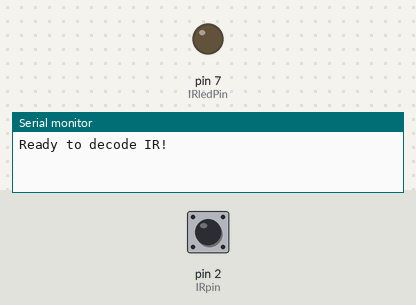
Simulated run of this sketch. Board: Arduino Uno, built with avr-gcc and run on an emulated ATmega328P. Parts: output pins drawn as LEDs (lit = HIGH), the last lines printed to the serial monitor. Inputs (shaded band) come from the test bench; at power-on: pin 2 (IRpin) HIGH.

Above: at 1.2 s.
1.3 s: pin 2 (IRpin) pulsed LOW 2 times (0.12 s each, 0.3 s apart)
At 2.88 s:
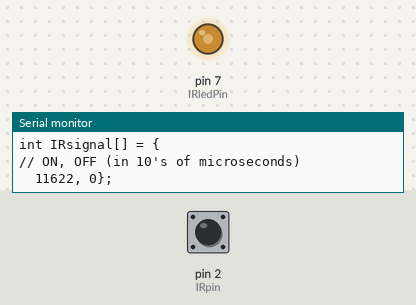
At 5.81 s:
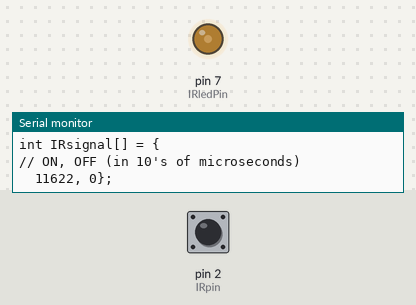
Timing chart, 0 to 10.2 s (numbered marks = the images above; inputs shaded):
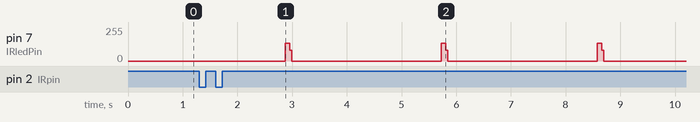

The sketch:

IR_-_Recored_and_Send_-_all_remotes.ino
```cpp
/* Raw IR decoder sketch!

 This sketch/program uses the Arduno and a PNA4602 to
 decode IR received. This can be used to make a IR receiver
 (by looking for a particular code)
 or transmitter (by pulsing an IR LED at ~38KHz for the
 durations detected

 Code is public domain, check out www.ladyada.net and adafruit.com
 for more tutorials!
 */

// We need to use the 'raw' pin reading methods
// because timing is very important here and the digitalRead()
// procedure is slower!
//uint8_t IRpin = 2;
// Digital pin #2 is the same as Pin D2 see
// http://arduino.cc/en/Hacking/PinMapping168 for the 'raw' pin mapping
#define IRpin_PIN      PIND
#define IRpin          2

// the maximum pulse we'll listen for - 65 milliseconds is a long time
#define MAXPULSE 3800

// what our timing resolution should be, larger is better
// as its more 'precise' - but too large and you wont get
// accurate timing
unsigned long RESOLUTION=20;

// we will store up to 100 pulse pairs (this is -a lot-)
uint16_t pulses[200][2];  // pair is high and low pulse
uint8_t currentpulse = 0; // index for pulses we're storing

 bool coderecorded = false;
// int IRledPin =  13;    // LED connected to digital pin 13
   int IRledPin =  7;    // LED connected to digital pin 13
 int counter = 0;

void setup(void) {
  pinMode(IRledPin, OUTPUT);
  Serial.begin(9600);
  Serial.println("Ready to decode IR!");
}

void loop(void) {
  if(!coderecorded)
  {
    recordircode();

  }
  else
  {
    //Serial.println("Sending....");
    sendcode();
//    delay(68);
//    sendcode();
//    delay(68);
//    sendcode();
    delay(1500);
  }


}

 void sendcode()
 {
   //cli(); // this turns off any background interrupts
    for (uint8_t i = 0; i < counter; i++) {

      unsigned long t = (unsigned long)(pulses[i][0]) * RESOLUTION;
     // Serial.println("delayMicroseconds-> (pulses[i][0]) * RESOLUTION");
     //   Serial.println(t);
      if(t>32000)
      {
         delay(t/1000);
      }
      else
      {
        delayMicroseconds(t-RESOLUTION);
      }
      pulseIR((((unsigned long)pulses[i][1]) * RESOLUTION));

//      if(i <= counter-2)
//      {
//       pulseIR((pulses[i][1] * RESOLUTION)-10);
//       delayMicroseconds((pulses[i+1][0] * RESOLUTION)-10);
//      }
//      else
//      {
//         delayMicroseconds((pulses[i][0] * RESOLUTION)-10);
//         pulseIR((pulses[i][1] * RESOLUTION)-10);
//      }
    }
//    delayMicroseconds((pulses[0][0] * RESOLUTION));
   //sei();  // this turns them back on
 }

  // This procedure sends a 38KHz pulse to the IRledPin
// for a certain # of microseconds. We'll use this whenever we need to send codes
void pulseIR(long microsecs) {
  // we'll count down from the number of microseconds we are told to wait

  // Serial.println("pulseIR microsecs");
  //   Serial.println(microsecs);

  while (microsecs > 0) {
    // 38 kHz is about 13 microseconds high and 13 microseconds low
   digitalWrite(IRledPin, HIGH);  // this takes about 3 microseconds to happen
//   delayMicroseconds(8);         // hang out for 10 microseconds
   delayMicroseconds(9);         // hang out for 10 microseconds
   digitalWrite(IRledPin, LOW);   // this also takes about 3 microseconds
//   delayMicroseconds(8);         // hang out for 10 microseconds
   delayMicroseconds(7);         // hang out for 10 microseconds

   // so 26 microseconds altogether
   microsecs -= 26;
  }
}

void recordircode() {
//  long test;
//  test = 3500L*20L;
//  Serial.println("test max....");
//  Serial.println(test);

  uint16_t highpulse, lowpulse;  // temporary storage timing
  highpulse = lowpulse = 0; // start out with no pulse length


//  while (digitalRead(IRpin)) { // this is too slow!
    while (IRpin_PIN & (1 << IRpin)) {
     // pin is still HIGH

     // count off another few microseconds
     highpulse++;
     delayMicroseconds(RESOLUTION);

     // If the pulse is too long, we 'timed out' - either nothing
     // was received or the code is finished, so print what
     // we've grabbed so far, and then reset
     if ((highpulse >= MAXPULSE) && (currentpulse != 0)) {
       Serial.println("break highpulse....");
       Serial.println(highpulse);

       printpulses();
       currentpulse=0;
       return;
     }
  }
  // we didn't time out so lets stash the reading
  pulses[currentpulse][0] = highpulse;

  // same as above
  while (! (IRpin_PIN & _BV(IRpin))) {
     // pin is still LOW
     lowpulse++;
     delayMicroseconds(RESOLUTION);
     if ((lowpulse >= MAXPULSE)  && (currentpulse != 0)) {
        Serial.println("break lowpulse....");
       Serial.println(lowpulse);
       printpulses();
       currentpulse=0;
       return;
     }
  }
  pulses[currentpulse][1] = lowpulse;

  // we read one high-low pulse successfully, continue!
  currentpulse++;
}

void printpulses(void) {
  coderecorded = true;
   counter = currentpulse;
  Serial.println("\n\r\n\rReceived: \n\rOFF \tON");
  for (uint8_t i = 0; i < currentpulse; i++) {
    Serial.print(pulses[i][0] * RESOLUTION, DEC);
    Serial.print(" usec, ");
    Serial.print(pulses[i][1] * RESOLUTION, DEC);
    Serial.println(" usec");
  }

  // print it in a 'array' format
  Serial.println("int IRsignal[] = {");
  Serial.println("// ON, OFF (in 10's of microseconds)");
  for (uint8_t i = 0; i < currentpulse-1; i++) {
    Serial.print("\t"); // tab
    Serial.print(pulses[i][1] * RESOLUTION / 10, DEC);
    Serial.print(", ");
    Serial.print(pulses[i+1][0] * RESOLUTION / 10, DEC);
    Serial.println(",");
  }
  Serial.print("\t"); // tab
  Serial.print(pulses[currentpulse-1][1] * RESOLUTION / 10, DEC);
  Serial.print(", 0};");
}
```
